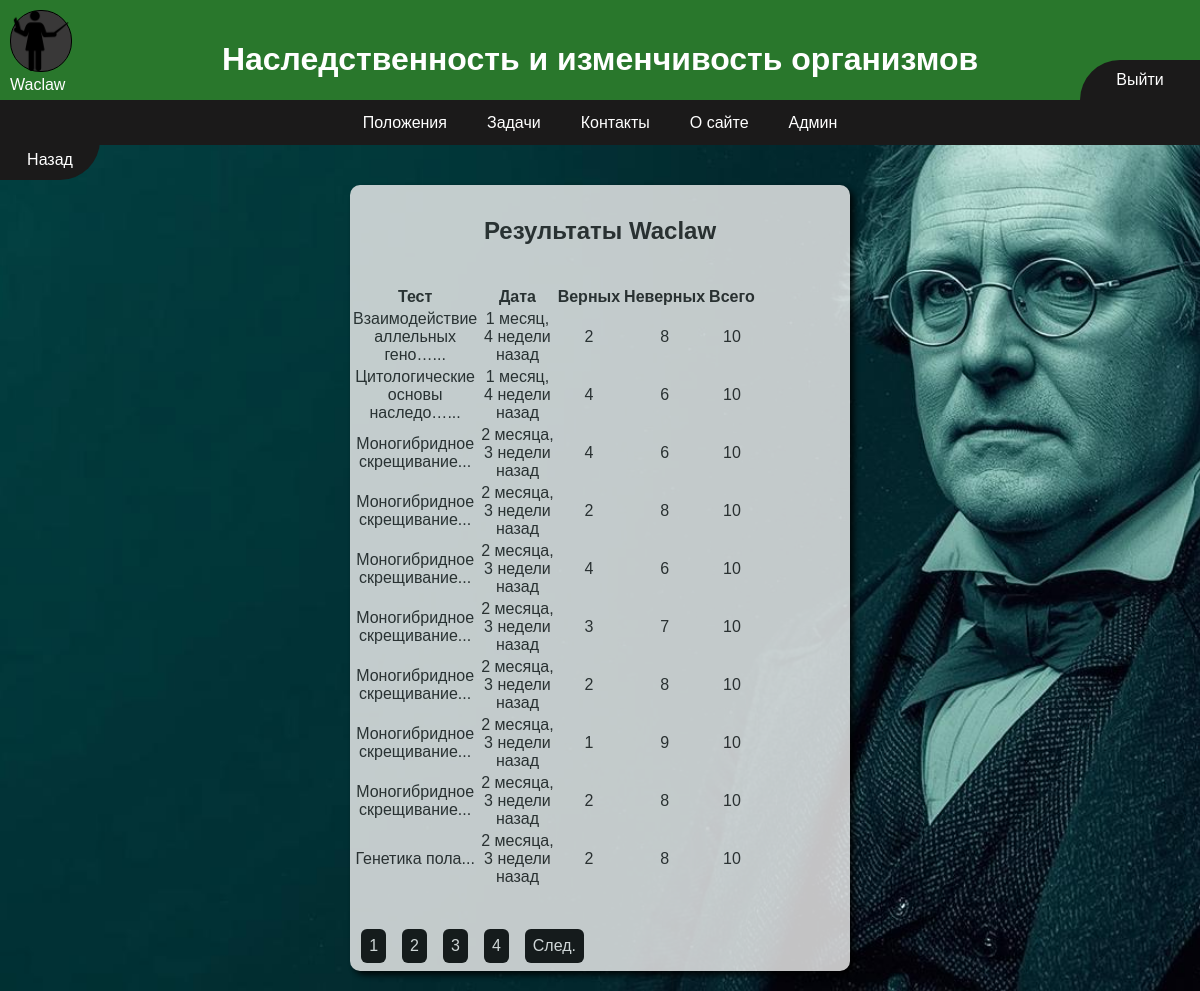
Page /u/Waclaw/r (signed in) on the committed database.
### Members/models.py (models this page shows, shortened)
class Result(models.Model):
    user = models.ForeignKey(settings.AUTH_USER_MODEL, on_delete=models.CASCADE, blank=False, verbose_name="Пользователь")
    test = models.ForeignKey('Test.Test', blank=False, on_delete=models.PROTECT, verbose_name="Тест")
    created_at = models.DateTimeField(auto_now_add = True, verbose_name='Дата создания')
    rightAnswers = models.IntegerField(validators=[MinValueValidator(0)], verbose_name='Правильные ответы')
    wrongAnswers = models.IntegerField(validators=[MinValueValidator(0)], verbose_name='Неправильные ответы')
    questions = models.IntegerField(validators=[MinValueValidator(0)], default=0, verbose_name='Всего вопросов')
    class Meta:
        verbose_name = 'Результат'
        verbose_name_plural = 'Результаты'
        ordering = ['-created_at', '-test']

### Test/models.py (models this page shows, shortened)
class Test(models.Model):
    title = models.CharField(max_length=255, blank=False, verbose_name='Название')
    description = models.TextField(blank=True, verbose_name='Описание')
    photo = models.ImageField(upload_to='tests/%Y/%m/%d/', blank=True, verbose_name='Изображение')
    is_random = models.BooleanField(default=False, verbose_name='Перемешать?')
    amount = models.IntegerField(validators=[MinValueValidator(1), MaxValueValidator(30)], default=10, verbose_name='Количество вопросов', help_text='Если вопросов привязанных к тесту больше чем указано в поле "Количество вопросов", то система случайным образом выберет указанное количество вопросов.')
    class Meta:
        verbose_name = "Тест"
        verbose_name_plural = "Тесты"
        ordering = ["id",]

### Members/views.py (the view)
# urls.py: path('<str:username>/r', results, name='results'),
@login_required(login_url="login")
def results(request, username):
    if User.objects.filter(username=username).exists():
        items_on_page = 10
        user = User.objects.get(username=username)
        result = Result.objects.filter(user__id=user.id)
        pag = Paginator(result, items_on_page)
        page_number = request.GET.get('page', 1)
        page = pag.get_page(page_number)
        context = {
            "title": f"Результаты пользователя {user.username}",
            "results": page,
            "profile": user,
        }
        return render(request, "results.html", context)
    else:
        messages.success(request, "Пользователя с таким именем пользователя не существует!")
        return redirect("home")

### Members/templates/results.html (shortened to what this page needs)
{% extends 'base.html' %}
{% load static %}
{% block container %}
<div class="results">
    <h2 style="padding-top: 0.5em;">Результаты {{ profile.username }}</h2>
    <div class="info">
        {% if results %}
            <table>
                <tr>
                    <th>Тест</th>
                    <th>Дата</th>
                    <th>Верных</th>
                    <th>Неверных</th>
                    <th>Всего</th>
                </tr>
                {% for result in results %}
                <tr>
                    <td>{{ result.test.title|truncatechars:30 }}...</td>
                    <td>{{ result.created_at|timesince }} назад</td>
                    <td>{{ result.rightAnswers }}</td>
                    <td>{{ result.wrongAnswers }}</td>
                    <td>{{ result.questions }}</td>
                </tr>
                {% endfor %}
            </table>
            <div class="pagination">
                    {% for n in results.paginator.page_range %}
                        {% if results.number == n %}
                                <a class="page-link" href="?page={{ n }}">{{ n }}</a>
                        {% elif n > results.number|add:-4 and n < results.number|add:4 %}
                                <a class="page-link" href="?page={{ n }}">{{ n }}</a>
                        {% endif %}
                    {% endfor %}
                    {% if results.has_next %}
                            <a class="page-link" href="?page={{ results.number|add:1 }}">След.</a>
                    {% endif %}
                    </div>
        {% else %}
            <p>Отсутствуют результаты прохождения тестов пользователем</p>
        {% endif %}
    </div>
</div>
{% endblock %}

### templates/base.html (shortened to what this page needs)
{% load static %}
<!DOCTYPE html>
<html lang="ru">
<head>
  <link rel="stylesheet" href="{% static 'css/style.css'%}">
</head>
<body>
    <header>
    <h1>Наследственность и изменчивость организмов</h1>
    {% if user.is_authenticated %}
    <a href="{% url 'profile' username=user.username %}">
        <div>
            <img src="{% if user.is_staff %}{% static 'images/teacher.png'%}{% else %}{% static 'images/student.png'%}{% endif %}">
        </div>
        <p>{{ user.username }}</p>
    </a>
    {% endif %}
    </header>
    <nav>
        <a href="{% url 'home' %}">Положения</a>
        <a href="{% url 'tasks' %}">Задачи</a>
        <a href="{% url 'contacts' %}">Контакты</a>
        <a href="{% url 'about' %}">О сайте</a>
        {% if user.is_staff %}
        <a href="/admin">Админ</a>
        {% endif %}
    </nav>
    <a onclick="javascript:history.back(); return false;">
        <div class="back">Назад</div>
    </a>
    {% if user.is_authenticated %}
    <a href="{% url 'logout' %}" class="authentication">Выйти</a>
    {% else %}
    <a href="{% url 'login' %}" class="authentication">Войти</a>
    {% endif %}
    <div class="container">
    {% block container %}{% endblock %}
    </div>
</body>
</html>

### static/css/style.css (style rules this page uses)
body { font-family: Arial, sans-serif; margin: 0; padding: 0; color: #333; width: 100%; height: 100%; background-image: url("../images/background.jpg"); background-attachment: fixed; background-position: center; background-size: cover; width: 100%; height: 100%; display: flex; }
header { background-color: #29772c; color: white; padding: 20px 0; position: fixed; width: 100%; height: 60px; top: 0; z-index: 1; }
header a { width: 60px; height: 60px; position: fixed; top: 10px; left: 10px; text-align: center; }
header div { width: 60px; height: 60px; background-color: #393838; z-index: 1; border-radius: 30px; border: 1px solid #000000; }
header img { width: 60px; }
header p { text-decoration: none; color: #fff; position: fixed; top: 60px; }
header h1 { text-align: center; }
nav { background-color: #1b1a1a; position: fixed; display: flex; width: 100%; height: 45px; justify-content: center; align-items: center; margin-top: 100px; top: 0; z-index: 1; }
nav a { color: white; padding: 13px 20px; text-decoration: none; display: block; transition: background-color 0.2s; border-radius: 10px; }
.back { position: fixed; top: 140px; left: 0; text-decoration: none; background-color: #1b1a1a; color: #fff; width: 100px; height: 40px; max-height: 40px; display: flex; justify-content: center; align-items: center; border-radius: 0 0 40px 0; transition: background-color 0.2s; }
.container { padding: 20px; max-width: 1000px; margin: auto; margin-top: 165px; opacity: 0.9; position: relative; }
.authentication { position: fixed; top: 60px; z-index: 1; right: 0; text-decoration: none; background-color: #1b1a1a; color: #fff; width: 120px; height: 40px; display: flex; justify-content: center; align-items: center; border-radius: 40px 0 0 0; transition: background-color 0.2s; }
.info { width: 130px; float: left; padding-top: 20px; }
.results { display: inline-flex; flex-direction: column; position: relative; width: 500px; height: auto; text-align: center; justify-content: center; background: #f1f1f1; opacity: 0.9; border-radius: 10px; box-shadow: 4px 4px 6px 0px #000000; }
.results a { position: relative; margin: 0.5em 0.5em; padding: 0.5em; top: 2em; background-color: #1b1a1a; color: white; border: 0; border-radius: 0.375em; text-decoration: none; transition: background-color 0.2s; }
.pagination { display: flex; padding: 0 0.2em 2em 0.2em; }

### rows in the picture
Result: test "Взаимодействие аллельных гено…", created_at "1 месяц, 4 недели", rightAnswers "2", wrongAnswers "8", questions "10"
Result: test "Цитологические основы наследо…", created_at "1 месяц, 4 недели", rightAnswers "4", wrongAnswers "6", questions "10"
Result: test "Моногибридное скрещивание", created_at "2 месяца, 3 недели", rightAnswers "4", wrongAnswers "6", questions "10"
Result: test "Моногибридное скрещивание", created_at "2 месяца, 3 недели", rightAnswers "2", wrongAnswers "8", questions "10"
Result: test "Моногибридное скрещивание", created_at "2 месяца, 3 недели", rightAnswers "4", wrongAnswers "6", questions "10"
Result: test "Моногибридное скрещивание", created_at "2 месяца, 3 недели", rightAnswers "3", wrongAnswers "7", questions "10"
Result: test "Моногибридное скрещивание", created_at "2 месяца, 3 недели", rightAnswers "2", wrongAnswers "8", questions "10"
Result: test "Моногибридное скрещивание", created_at "2 месяца, 3 недели", rightAnswers "1", wrongAnswers "9", questions "10"
Result: test "Моногибридное скрещивание", created_at "2 месяца, 3 недели", rightAnswers "2", wrongAnswers "8", questions "10"
Result: test "Генетика пола", created_at "2 месяца, 3 недели", rightAnswers "2", wrongAnswers "8", questions "10"

### other values in the picture
{{ user.username }} "Waclaw"
{{ profile.username }} "Waclaw"
{{ n }} "1"
{{ n }} "2" "3" "4"
